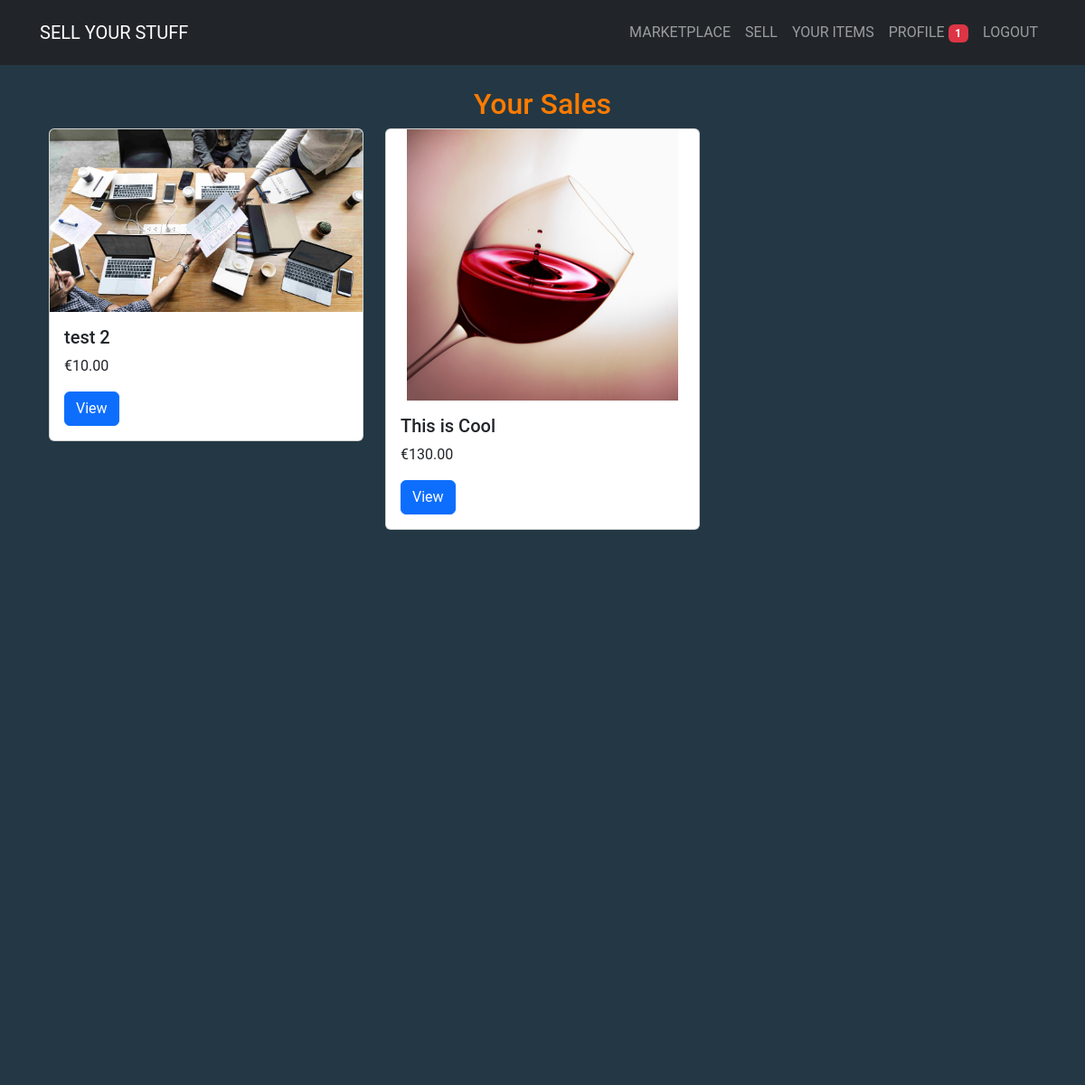
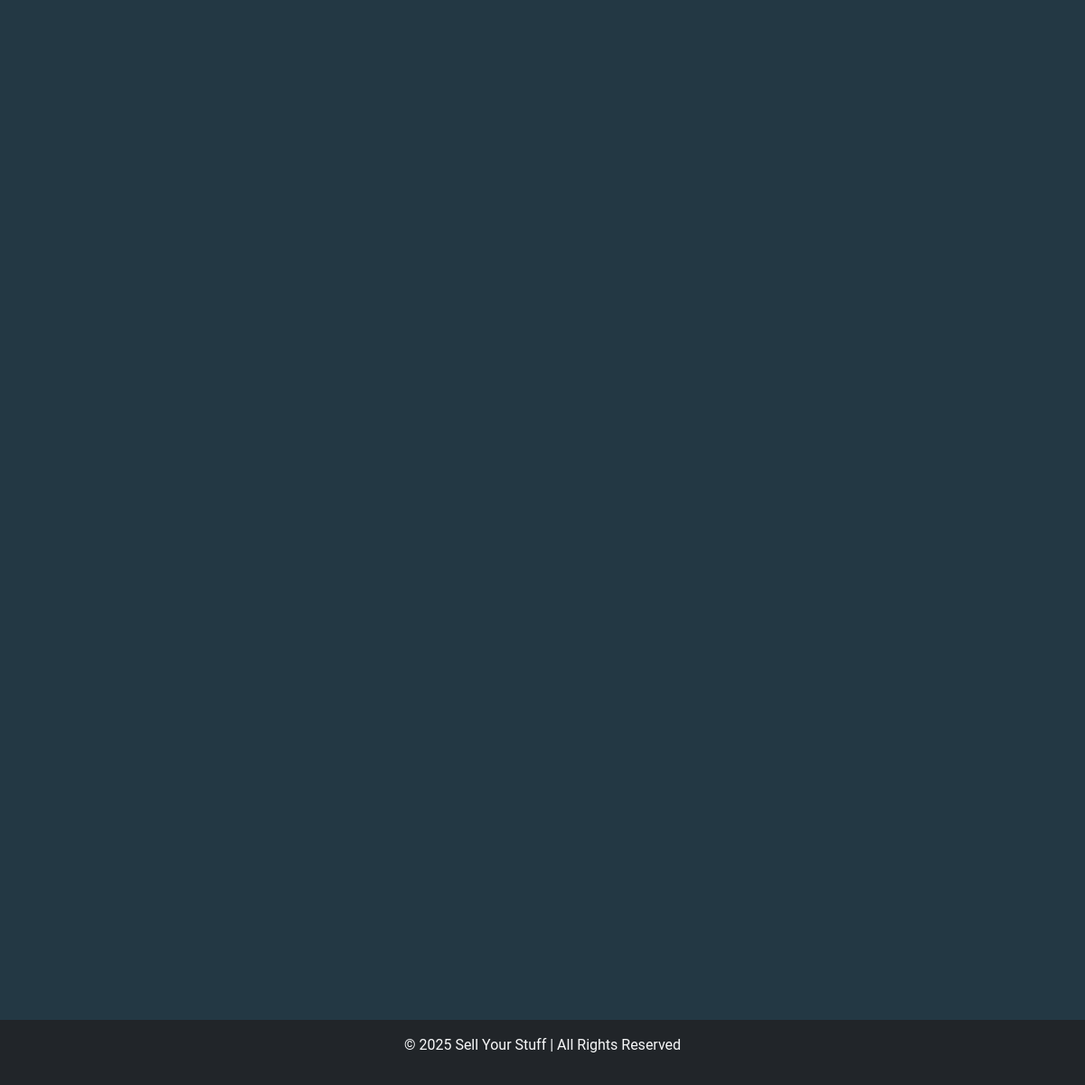
/sales/ (signed in), run on the app's committed database (2 pictures, top to bottom).
### sales/models.py (models this page shows, shortened)
class Sale(models.Model):
    STATUS_CHOICES = [
        ("available", "Available"),
        ("sold", "Sold"),
    ]
    user = models.ForeignKey(User, on_delete=models.CASCADE)  # Seller
    title = models.CharField(max_length=200)
    description = models.TextField()
    price = models.DecimalField(max_digits=10, decimal_places=2)
    image = models.ImageField(
        upload_to="product_images/", blank=True, null=True
    )  # main image of the product
    image_1 = models.ImageField(upload_to="product_images/", blank=True, null=True)
    image_2 = models.ImageField(upload_to="product_images/", blank=True, null=True)
    image_3 = models.ImageField(upload_to="product_images/", blank=True, null=True)
    video = models.FileField(
        upload_to="product_videos/", blank=True, null=True
    )  # Video upload field
    status = models.CharField(
        max_length=10, choices=STATUS_CHOICES, default="available"
    )
    created_at = models.DateTimeField(auto_now_add=True)

### sales/views.py (the view)
# urls.py: path("", views.sales_list, name="sales_list"),
@login_required
def sales_list(request):
    sales = Sale.objects.filter(user=request.user)  # Filter by the logged-in user
    return render(request, "sales/sales_list.html", {"sales": sales})

### sales/templates/sales/sales_list.html (shortened to what this page needs)
{% extends "base.html" %}
{% block content %}
<div class="container">
    <h2 class="text-center">Your Sales</h2>
    <div class="row">
        {% for sale in sales %}
            <div class="col-md-4 mb-4">
                <div class="card">
                    {% if sale.image %}
                        <img src="{{ sale.image.url }}" class="card-img-top sale-image" alt="{{ sale.title }}" width="" height="">
                    {% else %}
                        <img src="https://via.placeholder.com/300" class="card-img-top sale-image" alt="No Image" width="" height="">
                    {% endif %}
                    <div class="card-body">
                        <h5 class="card-title">{{ sale.title }}</h5>
                        <p class="card-text">€{{ sale.price }}</p>
                        <a href="{% url 'sale_detail' sale.id %}" class="btn btn-primary">View</a>
                    </div>
                </div>
            </div>
        {% empty %}
            <p class="text-center">You have no sales listed.</p>
        {% endfor %}
    </div>
</div>
{% endblock content %}

### static/css/styles.css (style rules this page uses)
:root { --main-bg-color: #233844; --secondary-bg-color: #3e4f5e5c; --main-font-color: #ff7b00; }
* { margin: 0; padding: 0; box-sizing: border-box; }
body { font-family: 'Roboto', sans-serif; background-color: var(--main-bg-color); min-height: 300vh; color: var(--main-font-color); }
.sale-image, .sale-video { max-height: 300px; object-fit: contain; }

### data on the page
Sale: image (picture), title "test 2", price "10.00"
Sale: image (picture), title "This is Cool", price "130.00"

### other printed values
{{ unread_notifications }} "1"
